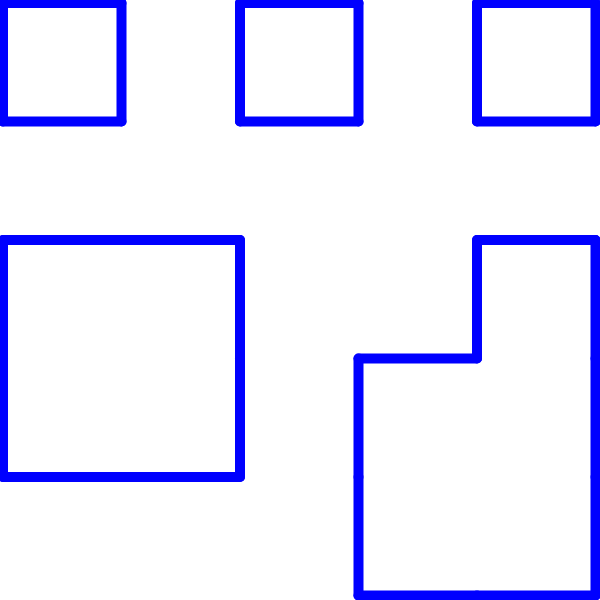
Frame 1 (no input)
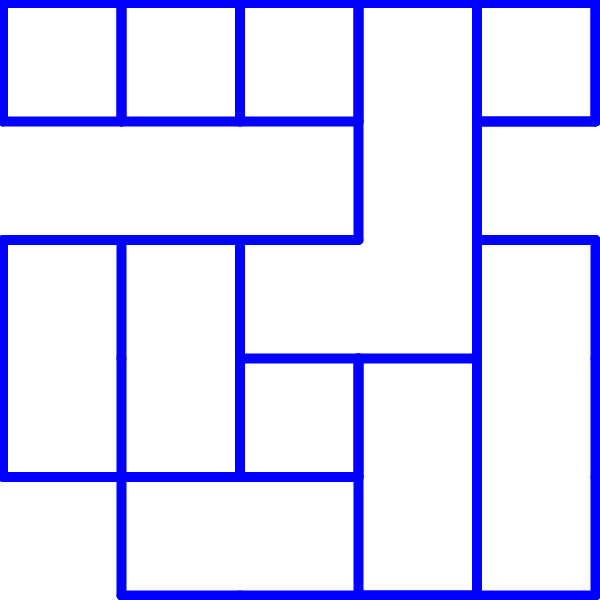
Frame 2 (the mouse pressed at the canvas centre, redrawn once)

The p5.js sketch that drew these frames (run headless with seeded random() and noise() and a simulated clock; the mouse was pressed at the canvas centre and the sketch redrawn once):

// p5.js sketch
// ── sketch.js
let n, cols, rows, w, h, boxes;

function setup () {
  createCanvas(600, 600);
  noLoop();
  noFill();
  stroke(0, 0, 255);
  strokeWeight(10);
  n = 5;
  w = (width / n) - 1.5;
  h = (height / n) - 1.5;
  cols = floor(width / w);
  rows = floor(height / h);
  boxes = new Array(width).fill().map((i) => new Array(height).fill(false));
}

function draw () {
  translate(3, 3);

  for (let y = 0; y < rows; y++) {
    for (let x = 0; x < cols; x++) {
      boxes[x][y] = random(1) > 0.5;
    }
  }

  for (let y = 0; y < rows; y++) {
    for (let x = 0; x < cols; x++) {
      if (boxes[x][y]) {
        if (x === 0 || !boxes[x - 1][y]) {
          line(x*w, y*h, x*w, (y + 1)*h);
        }
        if (x === cols - 1 || !boxes[x + 1][y]) {
          line((x + 1)*w, y*h, (x + 1)*w, (y + 1)*h);
        }
        if (y === 0 || !boxes[x][y - 1]) {
          line(x*w, y*h, (x + 1)*w, y*h);
        }
        if (y === rows - 1 || !boxes[x][y + 1]) {
          line(x*w, (y + 1)*h, (x + 1)*w, (y + 1)*h);
        }
      }
    }
  }
}
